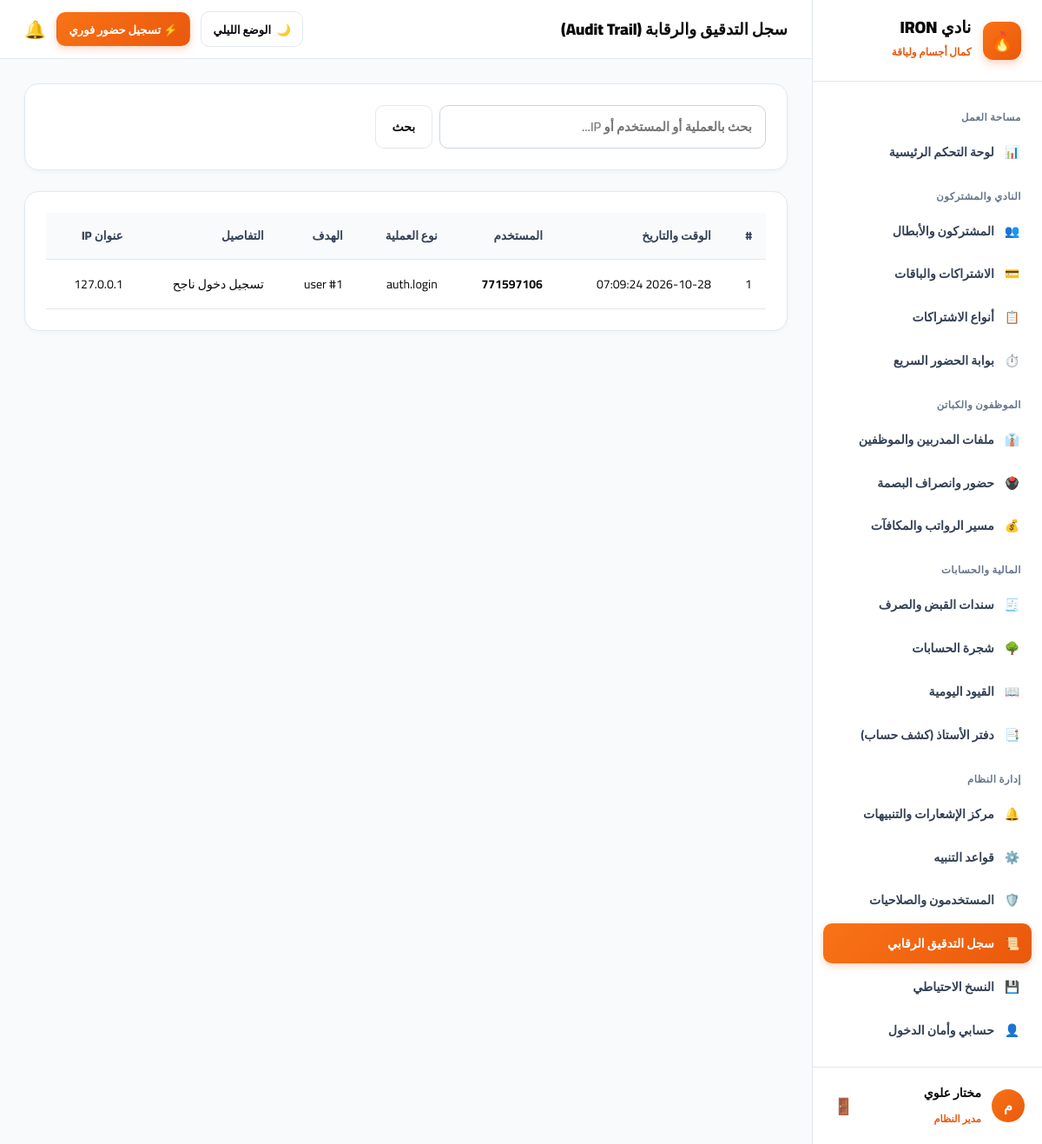
Before: /system/audit (signed in) with the older database file.
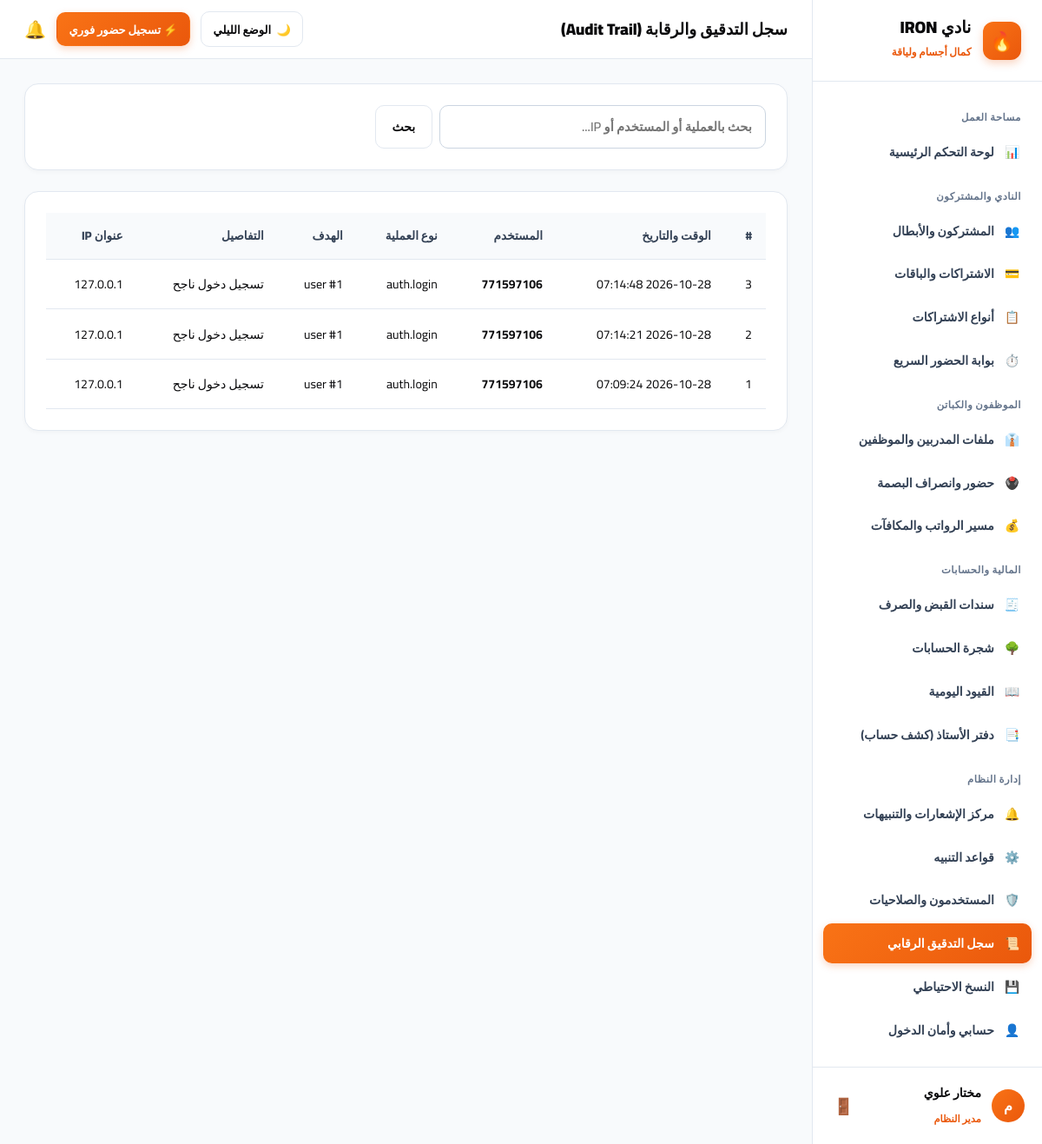
After: the same page with the newer database file.
### app/models.py (models this page shows, shortened)
class User(UserMixin, db.Model):
    __tablename__ = "users"
    id = db.Column(db.Integer, primary_key=True)
    username = db.Column(db.String(80), unique=True, nullable=False)
    password_hash = db.Column(db.String(255), nullable=False)
    full_name = db.Column(db.String(120), nullable=False)
    role_name = db.Column(db.String(50), default="مدير النظام")
    is_active = db.Column(db.Boolean, default=True)
    created_at = db.Column(db.DateTime, default=datetime.utcnow)

class AuditLog(db.Model):
    __tablename__ = "audit_logs"
    id = db.Column(db.Integer, primary_key=True)
    user_id = db.Column(db.Integer, nullable=True)
    username = db.Column(db.String(80), nullable=True)
    action = db.Column(db.String(100), nullable=False)
    target_type = db.Column(db.String(50), nullable=True)
    target_id = db.Column(db.String(50), nullable=True)
    details = db.Column(db.Text, nullable=True)
    ip_address = db.Column(db.String(50), default="127.0.0.1")
    created_at = db.Column(db.DateTime, default=datetime.utcnow)

### app/routes/system.py (the view, shortened to what this page needs)
@system_bp.route("/audit")
@login_required
def audit():
    q = request.args.get("q", "").strip()
    query = AuditLog.query
    logs = query.order_by(AuditLog.id.desc()).limit(100).all()
    return render_template("system/audit.html", logs=logs, q=q)

### app/templates/system/audit.html (shortened to what this page needs)
{% extends "base.html" %}
{% block header_title %}سجل التدقيق والرقابة (Audit Trail){% endblock %}
{% block content %}
<div class="card">
  <form method="GET" action="{{ url_for('system.audit') }}" style="display: flex; gap: 0.5rem; max-width: 450px;">
    <input type="text" name="q" value="{{ q }}" placeholder="بحث بالعملية أو المستخدم أو IP..." class="form-control">
    <button type="submit" class="btn btn-secondary">بحث</button>
  </form>
</div>
<div class="card">
  <div class="table-responsive">
    <table>
      <thead>
        <tr>
          <th>#</th>
          <th>الوقت والتاريخ</th>
          <th>المستخدم</th>
          <th>نوع العملية</th>
          <th>الهدف</th>
          <th>التفاصيل</th>
          <th>عنوان IP</th>
        </tr>
      </thead>
      <tbody>
        {% for l in logs %}
        <tr>
          <td>{{ l.id }}</td>
          <td>{{ l.created_at.strftime('%Y-%m-%d %H:%M:%S') }}</td>
          <td><strong>{{ l.username }}</strong></td>
          <td><code>{{ l.action }}</code></td>
          <td>{{ l.target_type or '-' }} {% if l.target_id %}#{{ l.target_id }}{% endif %}</td>
          <td>{{ l.details or '-' }}</td>
          <td><code>{{ l.ip_address }}</code></td>
        </tr>
        {% else %}
        <tr>
          <td colspan="7" style="text-align: center; color: #94a3b8; padding: 2rem;">لا توجد حركات مسجلة.</td>
        </tr>
        {% endfor %}
      </tbody>
    </table>
  </div>
</div>
{% endblock %}

### app/templates/base.html (shortened to what this page needs)
<!doctype html>
<html lang="ar" dir="rtl" data-theme="light">
<head>
  <link rel="stylesheet" href="{{ url_for('static', filename='css/theme-iron.css') }}">
</head>
<body>
  <div class="layout-root">
    <aside class="sidebar">
      <a href="{{ url_for('dashboard.index') }}" class="sidebar-brand">
        <div class="brand-icon">🔥</div>
        <div>
          <strong style="font-size: 1.2rem; display: block; line-height: 1.2; font-weight: 900;">نادي IRON</strong>
          <span style="font-size: 0.75rem; color: var(--primary); font-weight: 800;">كمال أجسام ولياقة</span>
        </div>
      </a>
      <div class="sidebar-nav">
        <div class="nav-group-title">مساحة العمل</div>
        <a href="{{ url_for('dashboard.index') }}" class="nav-link {% if request.path == '/dashboard/' %}active{% endif %}">
          <span>📊</span>
          <span>لوحة التحكم الرئيسية</span>
        </a>
        <div class="nav-group-title">النادي والمشتركون</div>
        <a href="{{ url_for('members.index') }}" class="nav-link {% if '/members' in request.path %}active{% endif %}">
          <span>👥</span>
          <span>المشتركون والأبطال</span>
        </a>
        <a href="{{ url_for('subscriptions.index') }}" class="nav-link {% if request.path == '/subscriptions/' %}active{% endif %}">
          <span>💳</span>
          <span>الاشتراكات والباقات</span>
        </a>
        <a href="{{ url_for('subscriptions.plans') }}" class="nav-link {% if '/subscriptions/plans' in request.path %}active{% endif %}">
          <span>📋</span>
          <span>أنواع الاشتراكات</span>
        </a>
        <a href="{{ url_for('attendance.index') }}" class="nav-link {% if '/member-attendance' in request.path %}active{% endif %}">
          <span>⏱️</span>
          <span>بوابة الحضور السريع</span>
        </a>
        <div class="nav-group-title">الموظفون والكباتن</div>
        <a href="{{ url_for('employees.index') }}" class="nav-link {% if request.path == '/employees/' %}active{% endif %}">
          <span>👔</span>
          <span>ملفات المدربين والموظفين</span>
        </a>
        <a href="{{ url_for('employees.attendance') }}" class="nav-link {% if '/employees/attendance' in request.path %}active{% endif %}">
          <span>🖲️</span>
          <span>حضور وانصراف البصمة</span>
        </a>
        <a href="{{ url_for('employees.payroll') }}" class="nav-link {% if '/employees/payroll' in request.path %}active{% endif %}">
          <span>💰</span>
          <span>مسير الرواتب والمكافآت</span>
        </a>
        <div class="nav-group-title">المالية والحسابات</div>
        <a href="{{ url_for('accounting.vouchers') }}" class="nav-link {% if '/accounting/vouchers' in request.path %}active{% endif %}">
          <span>🧾</span>
          <span>سندات القبض والصرف</span>
        </a>
        <a href="{{ url_for('accounting.accounts') }}" class="nav-link {% if '/accounting/accounts' in request.path %}active{% endif %}">
          <span>🌳</span>
          <span>شجرة الحسابات</span>
        </a>
        <a href="{{ url_for('accounting.journal') }}" class="nav-link {% if '/accounting/journal' in request.path %}active{% endif %}">
          <span>📖</span>
          <span>القيود اليومية</span>
        </a>
        <a href="{{ url_for('accounting.ledger') }}" class="nav-link {% if '/accounting/ledger' in request.path %}active{% endif %}">
          <span>📑</span>
          <span>دفتر الأستاذ (كشف حساب)</span>
        </a>
        <div class="nav-group-title">إدارة النظام</div>
        <a href="{{ url_for('notifications.index') }}" class="nav-link {% if request.path == '/notifications/' %}active{% endif %}">
          <span>🔔</span>
          <span>مركز الإشعارات والتنبيهات</span>
        </a>
        <a href="{{ url_for('notifications.rules') }}" class="nav-link {% if '/notifications/rules' in request.path %}active{% endif %}">
          <span>⚙️</span>
          <span>قواعد التنبيه</span>
        </a>
        <a href="{{ url_for('auth.users') }}" class="nav-link {% if '/auth/users' in request.path %}active{% endif %}">
          <span>🛡️</span>
          <span>المستخدمون والصلاحيات</span>
        </a>
        <a href="{{ url_for('system.audit') }}" class="nav-link {% if '/system/audit' in request.path %}active{% endif %}">
          <span>📜</span>
          <span>سجل التدقيق الرقابي</span>
        </a>
        <a href="{{ url_for('system.backup') }}" class="nav-link {% if '/system/backup' in request.path %}active{% endif %}">
          <span>💾</span>
          <span>النسخ الاحتياطي</span>
        </a>
        <a href="{{ url_for('auth.profile') }}" class="nav-link {% if '/auth/profile' in request.path %}active{% endif %}">
          <span>👤</span>
          <span>حسابي وأمان الدخول</span>
        </a>
      </div>
      <div class="sidebar-user">
        <div class="user-info">
          <div class="user-avatar">{{ current_user.full_name[0] if current_user.is_authenticated else 'م' }}</div>
          <div>
            <strong style="font-size: 0.88rem; display: block; font-weight: 900;">{{ current_user.full_name if current_user.is_authenticated else 'مستخدم' }}</strong>
            <span style="font-size: 0.72rem; color: var(--primary); font-weight: 800;">{{ current_user.role_name if current_user.is_authenticated else 'مدير الصالة' }}</span>
          </div>
        </div>
        <form method="POST" action="{{ url_for('auth.logout') }}">
          <button type="submit" title="تسجيل الخروج" style="background: none; border: none; cursor: pointer; color: var(--text-caption); font-size: 1.15rem; padding: 4px;">
            🚪
          </button>
        </form>
      </div>
    </aside>
    <div class="main-wrapper">
      <header class="topbar">
        <div>
          <h1 style="font-size: 1.15rem; margin: 0; font-weight: 900; color: var(--text-main);">
            {% block header_title %}نظام إدارة صالة كمال الأجسام واللياقة البدنية{% endblock %}
          </h1>
        </div>
        <div style="display: flex; align-items: center; gap: 0.75rem;">
          <button type="button" class="theme-switch-btn" id="themeToggleBtn" onclick="toggleTheme()" title="التبديل بين الوضع الليلي والنهاري">
            <span id="themeBtnIcon">🌙</span>
            <span id="themeBtnText">الوضع الليلي</span>
          </button>
          <a href="{{ url_for('attendance.index') }}" class="btn btn-primary" style="font-size: 0.82rem; padding: 0.4rem 0.85rem;">
            ⚡ تسجيل حضور فوري
          </a>
          <a href="{{ url_for('notifications.index') }}" title="الإشعارات" style="text-decoration: none; font-size: 1.25rem; position: relative;">
            🔔
          </a>
        </div>
      </header>
      <main class="content-area">
        {% block content %}{% endblock %}
      </main>
    </div>
  </div>
</body>
</html>

Changed rows visible on the page:
added AuditLog: id "3", created_at "2026-10-28 07:14:48", username "771597106", action "auth.login", target_type "user", target_id "1", details "تسجيل دخول ناجح", ip_address "127.0.0.1"
added AuditLog: id "2", created_at "2026-10-28 07:14:21", username "771597106", action "auth.login", target_type "user", target_id "1", details "تسجيل دخول ناجح", ip_address "127.0.0.1"
